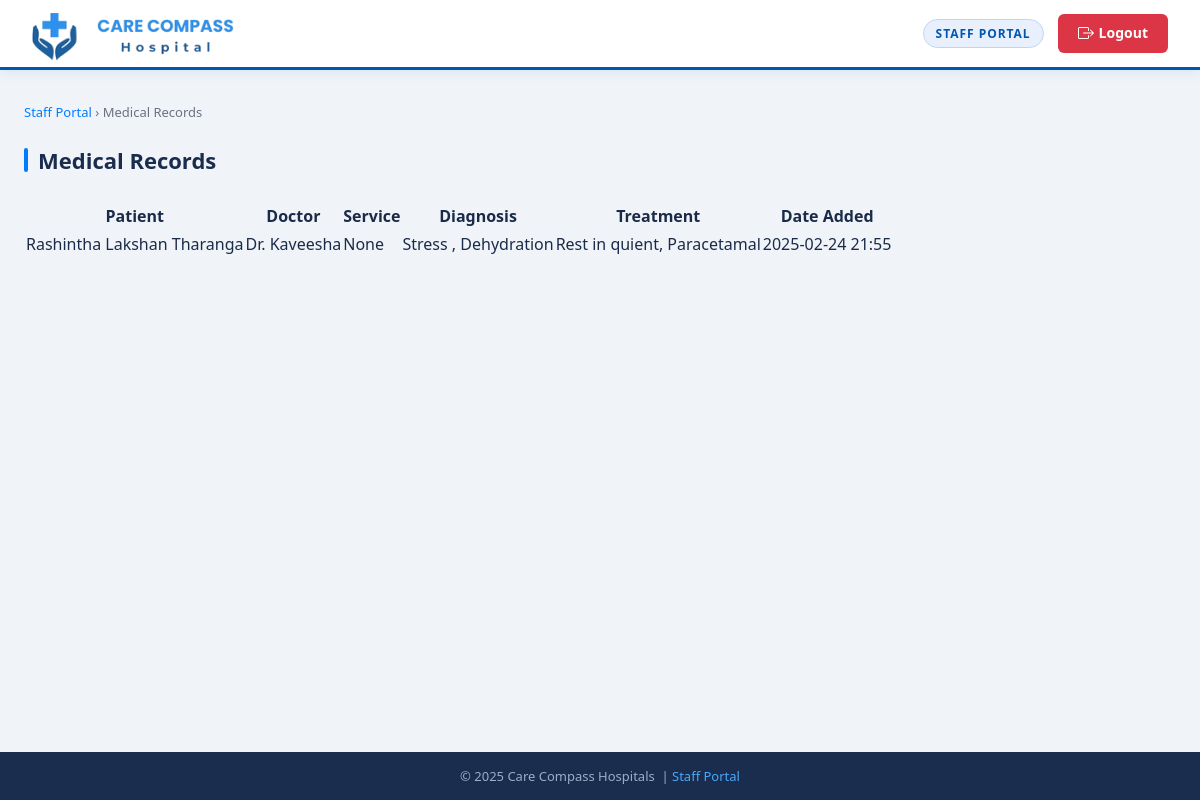
Page /staff/view_medical_records.php (signed in) on the committed database.
### tables this page shows
CREATE TABLE IF NOT EXISTS `medical_records` (
  `id` int NOT NULL AUTO_INCREMENT,
  `patient_id` int NOT NULL,
  `doctor_id` int DEFAULT NULL,
  `service_id` int DEFAULT NULL,
  `diagnosis` text,
  `treatment` text,
  `date_added` timestamp NULL DEFAULT CURRENT_TIMESTAMP,
  PRIMARY KEY (`id`),
  KEY `patient_id` (`patient_id`),
  KEY `doctor_id` (`doctor_id`),
  KEY `service_id` (`service_id`)
);

CREATE TABLE IF NOT EXISTS `users` (
  `id` int NOT NULL AUTO_INCREMENT,
  `username` varchar(50) NOT NULL,
  `password` varchar(255) NOT NULL,
  `role` enum('admin','staff','patient') DEFAULT 'patient',
  `email` varchar(100) NOT NULL,
  `name` varchar(100) NOT NULL,
  `mobile` varchar(20) NOT NULL,
  PRIMARY KEY (`id`)
);

CREATE TABLE IF NOT EXISTS `doctors` (
  `id` int NOT NULL AUTO_INCREMENT,
  `name` varchar(100) NOT NULL,
  `specialty` varchar(100) NOT NULL,
  `location` varchar(50) NOT NULL,
  `contact` varchar(50) DEFAULT NULL,
  `photo` varchar(255) DEFAULT NULL,
  PRIMARY KEY (`id`)
);

### staff/view_medical_records.php (the view, shortened to what this page needs)
<?php
include '../includes/db_connect.php';
$sql_medical_records = "SELECT mr.id, mr.diagnosis, mr.treatment, mr.date_added, u.name AS patient_name, d.name AS doctor_name, s.name AS service_name
                       FROM medical_records mr
                       LEFT JOIN users u ON mr.patient_id = u.id
                       LEFT JOIN doctors d ON mr.doctor_id = d.id
                       LEFT JOIN services s ON mr.service_id = s.id
                       ORDER BY mr.date_added DESC";
$result = mysqli_query($conn, $sql_medical_records);
$medical_records = [];
if ($result) {
    while ($row = mysqli_fetch_assoc($result)) {
        $medical_records[] = $row;
    }
} else {
    echo "Error fetching medical records: " . mysqli_error($conn);
}
?>
<!DOCTYPE html>
<html lang="en">
<head>
    <link rel="stylesheet" href="../assets/css/admin_styles.css">
</head>
<body>
    <?php
    include '../includes/header.php';
    ?>
    <div class="internal-body">
        <div class="internal-manage-wrap">
            <div class="internal-breadcrumb"><a href="portal.php">Staff Portal</a> &rsaquo; Medical Records</div>
            <div class="internal-page-title">Medical Records</div>
            <div class="container">
                <div class="vertical-center">
                    <?php if (empty($medical_records)): ?>
                        <div class="dashboard-card" style="text-align: center; padding: 48px 24px;">
                            <div style="font-size: 48px; margin-bottom: 12px;">📋</div>
                            <h3 style="margin: 0 0 8px; color: #1a2d4e;">No Medical Records Available</h3>
                            <p style="color: #6b7280; margin: 0;">There are currently no medical records on file.</p>
                        </div>
                    <?php else: ?>
                        <div class="manage-table-container">
                            <table class="manage-table">
                                <thead>
                                    <tr>
                                        <th>Patient</th>
                                        <th>Doctor</th>
                                        <th>Service</th>
                                        <th>Diagnosis</th>
                                        <th>Treatment</th>
                                        <th>Date Added</th>
                                    </tr>
                                </thead>
                                <tbody>
                                    <?php foreach ($medical_records as $record): ?>
                                        <tr>
                                            <td><?php echo htmlspecialchars($record['patient_name'] ?? 'Not Assigned'); ?></td>
                                            <td><?php echo htmlspecialchars($record['doctor_name'] ?? 'Not Assigned'); ?></td>
                                            <td><?php echo htmlspecialchars($record['service_name'] ?? 'None'); ?></td>
                                            <td><?php echo htmlspecialchars(substr($record['diagnosis'], 0, 50)) . (strlen($record['diagnosis']) > 50 ? '...' : ''); ?></td>
                                            <td><?php echo htmlspecialchars(substr($record['treatment'], 0, 50)) . (strlen($record['treatment']) > 50 ? '...' : ''); ?></td>
                                            <td><?php echo date('Y-m-d H:i', strtotime($record['date_added'])); ?></td>
                                        </tr>
                                    <?php endforeach; ?>
                                </tbody>
                            </table>
                        </div>
                    <?php endif; ?>
                </div>
            </div>
        </div>
    </div>
    <footer class="internal-footer">
        &copy; 2025 Care Compass Hospitals &nbsp;|&nbsp; <a href="portal.php">Staff Portal</a>
    </footer>
</body>
</html>

### assets/css/admin_styles.css (style rules this page uses)
*, *::before, *::after { box-sizing: border-box; margin: 0; padding: 0; }
body { font-family: 'Segoe UI', system-ui, -apple-system, sans-serif; background: #f0f4f8; color: #1a2b4a; line-height: 1.6; }
a { color: inherit; }
.internal-body { min-height: calc(100vh - 70px - 48px); background: #f0f4f8; }
.internal-manage-wrap { padding: 32px 24px 48px; max-width: 1200px; margin: 0 auto; }
.internal-page-title { font-size: 22px; font-weight: 700; color: #1a2d4e; margin-bottom: 24px; display: flex; align-items: center; gap: 10px; }
.internal-page-title::before { content: ''; display: inline-block; width: 4px; height: 24px; background: #007bff; border-radius: 2px; }
.internal-breadcrumb { font-size: 13px; color: #6b7280; margin-bottom: 20px; }
.internal-breadcrumb a { color: #007bff; text-decoration: none; }
.internal-footer { background: #1a2d4e; color: #9aaec8; text-align: center; padding: 12px 24px; font-size: 13px; height: 48px; display: flex; align-items: center; justify-content: center; }
.internal-footer a { color: #48a9fe; text-decoration: none; }

### rows in the picture
medical_records: users.name "Rashintha Lakshan Tharanga", doctor.name "Dr. Kaveesha", service_name "None", diagnosis "Stress , Dehydration", treatment "Rest in quient, Paracetamal", date_added "2025-02-24 21:55"

### other values in the picture
$portal_label "STAFF PORTAL"
